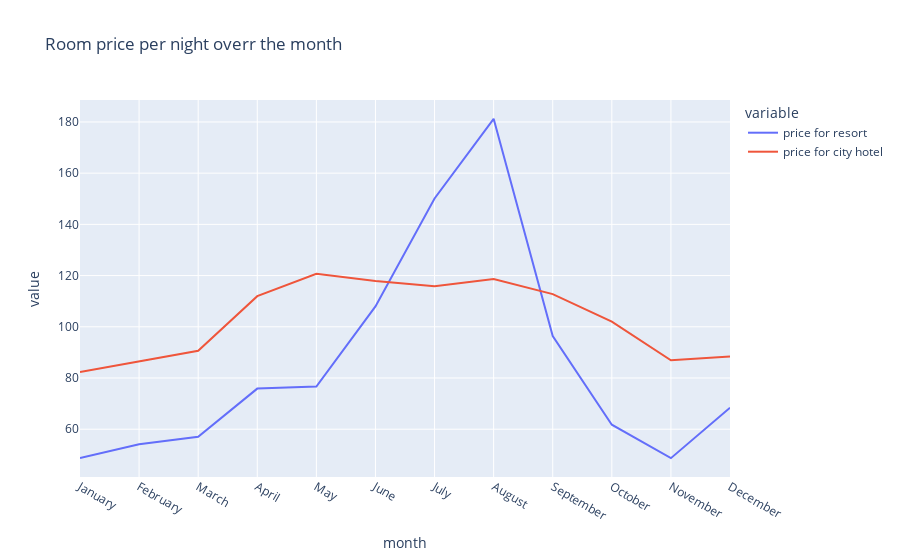

The notebook cell saved with this chart:
### Code cell
px.line(final,x="month",y=['price for resort', 'price for city hotel'],title="Room price per night overr the month")

### Figure 1 — Plotly figure (JSON) as saved in the notebook; plotly's stock layout.template omitted (floating-point values rounded to 4 significant figures)
{"data": [{"hovertemplate": "variable=price for resort<br>month=%{x}<br>value=%{y}<extra></extra>", "legendgroup": "price for resort", "line": {"color": "#636efa", "dash": "solid"}, "mode": "lines", "name": "price for resort", "orientation": "v", "showlegend": true, "type": "scatter", "x": ["January", "February", "March", "April", "May", "June", "July", "August", "September", "October", "November", "December"], "xaxis": "x", "y": [48.76, 54.15, 57.06, 75.87, 76.66, 108.0, 150.1, 181.2, 96.42, 61.78, 48.71, 68.41], "yaxis": "y"}, {"hovertemplate": "variable=price for city hotel<br>month=%{x}<br>value=%{y}<extra></extra>", "legendgroup": "price for city hotel", "line": {"color": "#EF553B", "dash": "solid"}, "mode": "lines", "name": "price for city hotel", "orientation": "v", "showlegend": true, "type": "scatter", "x": ["January", "February", "March", "April", "May", "June", "July", "August", "September", "October", "November", "December"], "xaxis": "x", "y": [82.33, 86.52, 90.66, 112.0, 120.7, 117.9, 115.8, 118.7, 112.8, 102.0, 86.95, 88.4], "yaxis": "y"}], "layout": {"legend": {"title": {"text": "variable"}, "tracegroupgap": 0}, "title": {"text": "Room price per night overr the month"}, "xaxis": {"anchor": "y", "domain": [0, 1], "title": {"text": "month"}}, "yaxis": {"anchor": "x", "domain": [0, 1], "title": {"text": "value"}}}}
